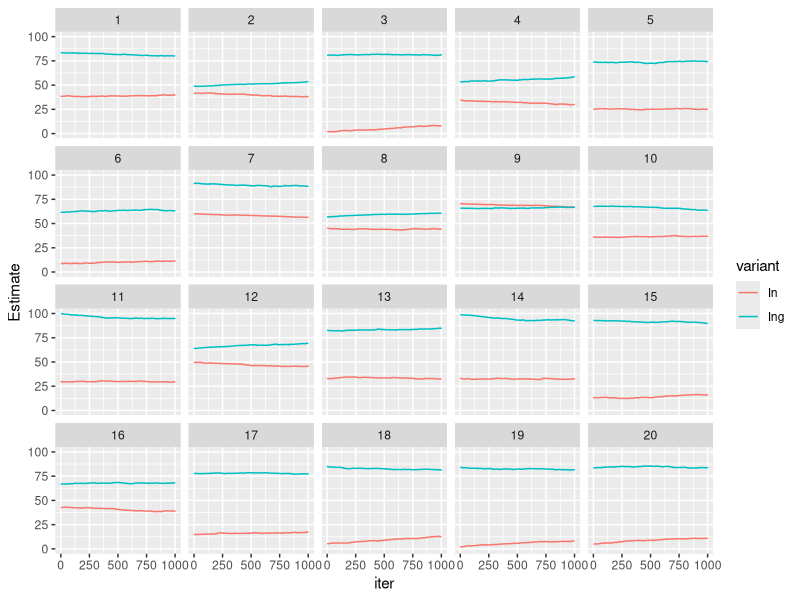

R code for this plot: (Note: a time limit stopped this script after it produced the figure.)

library(ggplot2)
library(reshape2)
library(plyr)


generate_new_speaker <- function(niter, generation, min = 0, max = 100, old_speaker){
  # This function generates a new learner.
  #"In" and "Ing" are the (mean) style values for each variant
  #token is whihc variant they just heard
  #style is which style "
  experience <- list(In    = vector(length = niter),
                     Ing   = vector(length = niter),
                     token = vector(length = niter),
                     style = vector(length = niter),
                     iter  = 1:niter,
                     generation = rep(generation, niter)
  )
  #  experience[["Ing"]][1]   <- (max-min)/2
  #  experience[["In"]][1]    <- (max-min)/2
  
  #JCW: I am changing the above to be values generated from old_speaker
  
  
  currentobs <- generate_from_speaker(old_speaker)
  
  if(currentobs[["token"]] == "Ing"){
    while(currentobs[["token"]] == "Ing"){
      lastobs <- currentobs
      currentobs <- generate_from_speaker(old_speaker)
    }
    
    experience[["Ing"]][1]   <- lastobs[["style"]]
    experience[["In"]][1]    <- currentobs[["style"]]
    
    #debug
    print("Ing")
    print(lastobs[["style"]])
    print(currentobs[["style"]])
  }
  
  else {
    while(currentobs[["token"]] == "In"){
      lastobs <- currentobs
      currentobs <- generate_from_speaker(old_speaker)
    }
    
    experience[["Ing"]][1]   <- currentobs[["style"]]
    experience[["In"]][1]    <- lastobs[["style"]]
    
    #debug
    print("In")
    print(lastobs[["style"]])
    print(currentobs[["style"]])
  }
  experience[["token"]][1] <- NA
  experience[["style"]][1] <- NA
  return(experience)
}

update_speaker <- function(speaker, lambda, iter, token, style){
  # this function updates a learner with input
  #speaker is basically experience  
  other_token <- c(In = "Ing", Ing = "In")
  other <- other_token[token]
  
  #expectation is a style value    
  previous_expectation <- speaker[[token]][iter-1]
  
  #If its closer than 1 unit to the expectation than dist = 1
  dist    <- max(1, abs(style-previous_expectation))
  
  #weight is smaller at larger distances from the expectation
  weight  <- lambda * (1/(dist^2))
  
  #This is a weighted average. Instead of half of the new expectation coming from the old exp and half from the current style, we use the weight to figure out the proportions of the new expectation that should come from each the old and the current style. And as the current style gets farther away from the old expectation, we use less of it in determining the new expection.

  new_expectation <- (previous_expectation * (1-weight)) + (style * weight)
  
  speaker[[token]][iter]   <- new_expectation
  speaker[[other]][iter]   <- speaker[[other]][iter-1]
  speaker[["style"]][iter] <- style
  speaker[["token"]][iter] <- token
  
  return(speaker)
}

generate_from_speaker <- function(speaker, min = 0, max = 100, eps = 0.001){
  # this function generates a tokens from a mature speaker
  #Choose style to speak, which is an independent choice from a uniform dist.
  style <- runif(1, min, max)
  
  #Takes their last expectation for the style of each token
  In_expect  <- rev(speaker[["In"]])[1]
  Ing_expect <- rev(speaker[["Ing"]])[1]
  
  #eps is epsilon, the smallest value that something can take, as in clustering algorithms
  #In_dist  <- max(eps, abs(style - In_expect))
  #Ing_dist <- max(eps, abs(style - Ing_expect))
  
  #In_weight  <- 1/(In_dist^2)
  #Ing_weight <- 1/(Ing_dist^2)
  
  ####JCW: I am changing the distributions to Gaussians around the expectations, and the weights to point densities of the expectations drawn from those distributions.
 ####Since I don't want to add assumptions about how the variance of the Gaussians is estimated, I'm going to assume the sd is 12.5, just cause it looks reasonable on a scale of 0,100. But tried with 20 also.

 
 In_weight  <- dnorm(style, mean=In_expect, sd=20)
 Ing_weight <- dnorm(style, mean=Ing_expect, sd=20)
  


  In_prob  <- In_weight /(In_weight+Ing_weight)
  Ing_prob <- Ing_weight/(In_weight+Ing_weight)
  
  token <- sample(c("In","Ing"), size=1, prob=c(In_prob,Ing_prob))
  
  return(list(style = style, token = token))
}

#initializing old speaker. these will be the style values for generation 0.

#old_speaker should have SAME STYLE for in/ing, to model first generation after doublet is innovated
old_speaker <- list(In    = 50,
                    Ing   = 50,
                    token = NA,
                    style = NA)

ngenerations <- 20
niter <- 1000
lambda <- 0.3

generations <- vector(length = ngenerations, mode = "list")


for(gen in 1:ngenerations){
  new_speaker <- generate_new_speaker(niter = niter, generation=gen, old_speaker = old_speaker)
  for(iter in 2:niter){
    obs <- generate_from_speaker(old_speaker)
    #obs is a token and its associated style    
    token <- obs[["token"]]
    style <- obs[["style"]]
    
    new_speaker <- update_speaker(new_speaker, lambda=lambda, iter=iter, token=token, style=style)
  }
  generations[[gen]] <- as.data.frame(new_speaker)
  old_speaker <- new_speaker
}


generations.df <- rbind.fill(generations)

generations.df.melt <- melt(generations.df, value.name = "Estimate", id.vars = c("token", "style", "iter", "generation"), variable.name = "variant", na.rm = TRUE, measure.vars = c("In", "Ing"))

#pdf("1000iterPerGen_Gauss.pdf")

p <- ggplot(generations.df.melt, aes(x = iter, y = Estimate, color=variant, group=variant))+
  geom_step()+
  facet_wrap(~generation)+
  ylim(0,100)

ggsave(p, file = "1000iterPerGen_Gauss.pdf", width = 8, height = 5)

#ggplot(generations.df, aes(iter, Ing))+
#  geom_step()+
#  facet_wrap(~generation)+
#  ylim(50,100)

#ggplot(subset(generations.df, !is.na(style)), aes(style, fill = token))+
#  stat_density(color = "black", position = "fill")+
#  facet_wrap(~generation)

#dev.off()


#Reinitializing old speaker for new run. These will be the style values for generation 0.

#old_speaker should have SAME STYLE for in/ing, to model first generation after doublet is innovated
old_speaker <- list(In    = 50,
                    Ing   = 50,
                    token = NA,
                    style = NA)

ngenerations <- 20
niter <- 20000
lambda <- 0.3

generations <- vector(length = ngenerations, mode = "list")


for(gen in 1:ngenerations){
  new_speaker <- generate_new_speaker(niter = niter, generation=gen, old_speaker = old_speaker)
  for(iter in 2:niter){
    obs <- generate_from_speaker(old_speaker)
    #obs is a token and its associated style    
    token <- obs[["token"]]
    style <- obs[["style"]]
    
    new_speaker <- update_speaker(new_speaker, lambda=lambda, iter=iter, token=token, style=style)
  }
  generations[[gen]] <- as.data.frame(new_speaker)
  old_speaker <- new_speaker
}


generations.df <- rbind.fill(generations)

#The melting allows us to plot both variants later on

generations.df.melt <- melt(generations.df, value.name = "Estimate", id.vars = c("token", "style", "iter", "generation"), variable.name = "variant", na.rm = TRUE, measure.vars = c("In", "Ing"))

#pdf("20000iterPerGen_Gauss.pdf")

p <- ggplot(subset(generations.df.melt,iter%%10==0), aes(x = iter, y = Estimate, color=variant, group=variant))+
  geom_step()+
  facet_wrap(~generation)+
  ylim(0,100)

ggsave(p, file = "20000iterPerGen_Gauss.pdf", width = 8, height = 5)

#ggplot(generations.df, aes(iter, Ing))+
#  geom_step()+
#  facet_wrap(~generation)+
#  ylim(50,100)

ggplot(subset(generations.df, !is.na(style)), aes(style, fill = token))+
  stat_density(color = "black", position = "fill")+
  facet_wrap(~generation)

#dev.off()


#Reinitializing old speaker for new run at 40000 tokens per gen.

old_speaker <- list(In    = 50,
                    Ing   = 50,
                    token = NA,
                    style = NA)

ngenerations <- 20
niter <- 40000
lambda <- 0.3

generations <- vector(length = ngenerations, mode = "list")


for(gen in 1:ngenerations){
  new_speaker <- generate_new_speaker(niter = niter, generation=gen, old_speaker = old_speaker)
  for(iter in 2:niter){
    obs <- generate_from_speaker(old_speaker)
    #obs is a token and its associated style    
    token <- obs[["token"]]
    style <- obs[["style"]]
    
    new_speaker <- update_speaker(new_speaker, lambda=lambda, iter=iter, token=token, style=style)
  }
  generations[[gen]] <- as.data.frame(new_speaker)
  old_speaker <- new_speaker
}


generations.df <- rbind.fill(generations)

#The melting allows us to plot both variants later on

generations.df.melt <- melt(generations.df, value.name = "Estimate", id.vars = c("token", "style", "iter", "generation"), variable.name = "variant", na.rm = TRUE, measure.vars = c("In", "Ing"))

p <- ggplot(subset(generations.df.melt,iter%%10==0), aes(x = iter, y = Estimate, color=variant, group=variant))+
  geom_step()+
  facet_wrap(~generation)+
  ylim(0,100)

ggsave(p, file = "40000iterPerGen_Gauss.pdf", width = 8, height = 5)

ggplot(subset(generations.df, !is.na(style)), aes(style, fill = token))+
  stat_density(color = "black", position = "fill")+
  facet_wrap(~generation)
